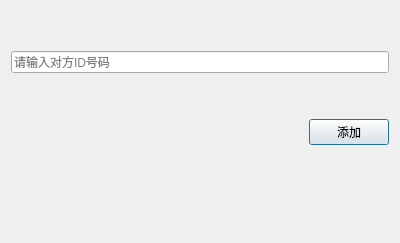
<?xml version="1.0" encoding="UTF-8"?>
<ui version="4.0">
 <class>Dialog</class>
 <widget class="QDialog" name="Dialog">
  <property name="geometry">
   <rect>
    <x>0</x>
    <y>0</y>
    <width>400</width>
    <height>243</height>
   </rect>
  </property>
  <property name="windowTitle">
   <string>Dialog</string>
  </property>
  <layout class="QVBoxLayout" name="verticalLayout">
   <item>
    <spacer name="verticalSpacer">
     <property name="orientation">
      <enum>Qt::Vertical</enum>
     </property>
     <property name="sizeType">
      <enum>QSizePolicy::Maximum</enum>
     </property>
     <property name="sizeHint" stdset="0">
      <size>
       <width>20</width>
       <height>40</height>
      </size>
     </property>
    </spacer>
   </item>
   <item>
    <widget class="QLineEdit" name="searchBox">
     <property name="inputMask">
      <string/>
     </property>
     <property name="placeholderText">
      <string>请输入对方ID号码</string>
     </property>
    </widget>
   </item>
   <item>
    <spacer name="verticalSpacer_2">
     <property name="orientation">
      <enum>Qt::Vertical</enum>
     </property>
     <property name="sizeType">
      <enum>QSizePolicy::Maximum</enum>
     </property>
     <property name="sizeHint" stdset="0">
      <size>
       <width>20</width>
       <height>40</height>
      </size>
     </property>
    </spacer>
   </item>
   <item>
    <layout class="QHBoxLayout" name="horizontalLayout">
     <item>
      <spacer name="horizontalSpacer">
       <property name="orientation">
        <enum>Qt::Horizontal</enum>
       </property>
       <property name="sizeHint" stdset="0">
        <size>
         <width>40</width>
         <height>20</height>
        </size>
       </property>
      </spacer>
     </item>
     <item>
      <widget class="QPushButton" name="search">
       <property name="text">
        <string>添加</string>
       </property>
      </widget>
     </item>
    </layout>
   </item>
   <item>
    <widget class="QLabel" name="resultNot">
     <property name="text">
      <string/>
     </property>
    </widget>
   </item>
  </layout>
 </widget>
 <resources/>
 <connections/>
</ui>
